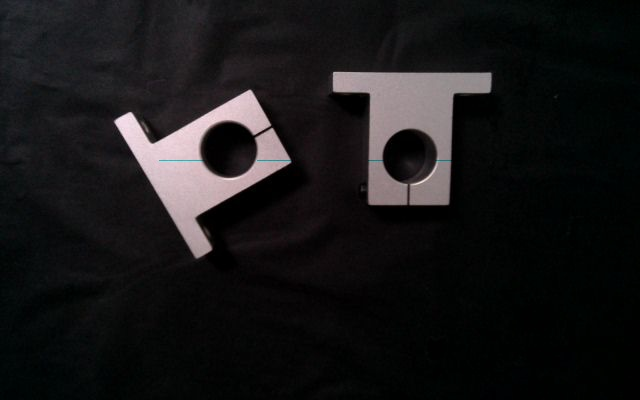
#> input picture 30980-02/chp6/data/image_1.png, 640 x 400 px
$ python template_matching.py
#> lines starting #> are read from the running program, lines starting #| are printed output that depends on the picture; after the words box and inside, x2 and y2 are one past the last pixel; in counts of white or black regions, pixels touching at a corner belong together
import cv2

# 读取大图
src = cv2.imread('data/image_1.png', 1)
#> src is the input picture: shape (400, 640, 3); mean B, G, R 23.7, 23, 24
cv2.imshow("ori", src)
imgGray = cv2.cvtColor(src, cv2.COLOR_BGR2GRAY)

# 读取模板图
template = cv2.imread('data/image_1_template.png', 0)
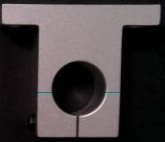
#> input picture 30980-02/chp6/data/image_1_template.png, 165 x 142 px
#> template: shape (142, 165); min 0, max 229, mean 67.7

# 模板匹配
# cv2.TM_SQDIFF_NORMED, cv2.TM_CCORR_NORMED, cv2.TM_CCOEFF_NORMED
res = cv2.matchTemplate(imgGray, template, cv2.TM_CCOEFF_NORMED)
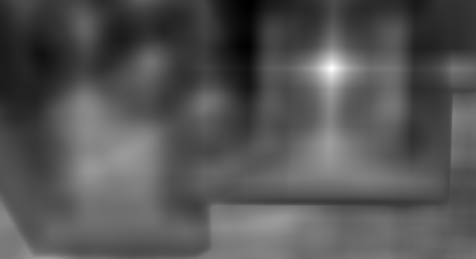
#> res: shape (259, 476) float32; min -0.389, max 1, mean 0.0745; drawn with min black and max white

# 显示匹配结果
min_val,max_val,min_loc,max_loc=cv2.minMaxLoc(res)
#> min_val = -0.389; max_val = 1; min_loc = (249, 2); max_loc = (331, 68)
top_left=max_loc
#> top_left = (331, 68)
h, w = template.shape[:2]
#> h = 142; w = 165
bottom_right=(top_left[0]+w,top_left[1]+h)
#> bottom_right = (496, 210)
cv2.rectangle(src, top_left,bottom_right,(0,255,0),2) #绘制匹配矩形
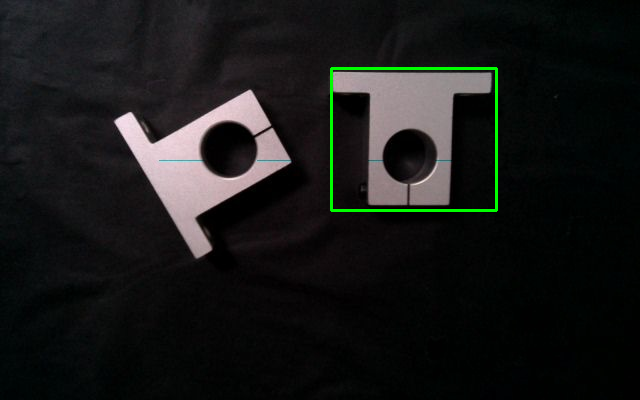
#> src: shape (400, 640, 3); 0.72% of pixels changed, all inside (x1, y1, x2, y2) = (330, 67, 498, 212)
cv2.imshow("result", src)
cv2.waitKey(0)
